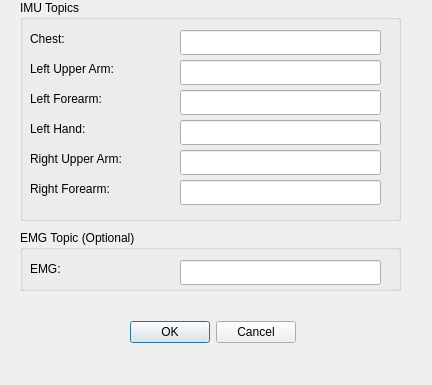
<?xml version="1.0" encoding="UTF-8"?>
<ui version="4.0">
 <class>Dialog</class>
 <widget class="QDialog" name="Dialog">
  <property name="geometry">
   <rect>
    <x>0</x>
    <y>0</y>
    <width>432</width>
    <height>385</height>
   </rect>
  </property>
  <property name="windowTitle">
   <string>Dialog</string>
  </property>
  <widget class="QGroupBox" name="groupBox_imu">
   <property name="geometry">
    <rect>
     <x>20</x>
     <y>0</y>
     <width>381</width>
     <height>221</height>
    </rect>
   </property>
   <property name="title">
    <string>IMU Topics</string>
   </property>
   <widget class="QLabel" name="label_2">
    <property name="geometry">
     <rect>
      <x>10</x>
      <y>30</y>
      <width>111</width>
      <height>17</height>
     </rect>
    </property>
    <property name="text">
     <string>Chest:</string>
    </property>
   </widget>
   <widget class="QLabel" name="label_3">
    <property name="geometry">
     <rect>
      <x>10</x>
      <y>60</y>
      <width>121</width>
      <height>17</height>
     </rect>
    </property>
    <property name="text">
     <string>Left Upper Arm:</string>
    </property>
   </widget>
   <widget class="QLineEdit" name="lineEdit_chest">
    <property name="geometry">
     <rect>
      <x>160</x>
      <y>30</y>
      <width>201</width>
      <height>25</height>
     </rect>
    </property>
   </widget>
   <widget class="QLineEdit" name="lineEdit_l_upper_arm">
    <property name="geometry">
     <rect>
      <x>160</x>
      <y>60</y>
      <width>201</width>
      <height>25</height>
     </rect>
    </property>
   </widget>
   <widget class="QLineEdit" name="lineEdit_l_forearm">
    <property name="geometry">
     <rect>
      <x>160</x>
      <y>90</y>
      <width>201</width>
      <height>25</height>
     </rect>
    </property>
   </widget>
   <widget class="QLineEdit" name="lineEdit_l_hand">
    <property name="geometry">
     <rect>
      <x>160</x>
      <y>120</y>
      <width>201</width>
      <height>25</height>
     </rect>
    </property>
    <property name="text">
     <string/>
    </property>
   </widget>
   <widget class="QLabel" name="label_4">
    <property name="geometry">
     <rect>
      <x>10</x>
      <y>90</y>
      <width>121</width>
      <height>17</height>
     </rect>
    </property>
    <property name="text">
     <string>Left Forearm:</string>
    </property>
   </widget>
   <widget class="QLabel" name="label_5">
    <property name="geometry">
     <rect>
      <x>10</x>
      <y>120</y>
      <width>121</width>
      <height>17</height>
     </rect>
    </property>
    <property name="text">
     <string>Left Hand:</string>
    </property>
   </widget>
   <widget class="QLineEdit" name="lineEdit_r_forearm">
    <property name="geometry">
     <rect>
      <x>160</x>
      <y>180</y>
      <width>201</width>
      <height>25</height>
     </rect>
    </property>
   </widget>
   <widget class="QLabel" name="label_6">
    <property name="geometry">
     <rect>
      <x>10</x>
      <y>150</y>
      <width>121</width>
      <height>17</height>
     </rect>
    </property>
    <property name="text">
     <string>Right Upper Arm:</string>
    </property>
   </widget>
   <widget class="QLabel" name="label_7">
    <property name="geometry">
     <rect>
      <x>10</x>
      <y>180</y>
      <width>121</width>
      <height>17</height>
     </rect>
    </property>
    <property name="text">
     <string>Right Forearm:</string>
    </property>
   </widget>
   <widget class="QLineEdit" name="lineEdit_r_upper_arm">
    <property name="geometry">
     <rect>
      <x>160</x>
      <y>150</y>
      <width>201</width>
      <height>25</height>
     </rect>
    </property>
   </widget>
  </widget>
  <widget class="QGroupBox" name="groupBox_emg">
   <property name="geometry">
    <rect>
     <x>20</x>
     <y>230</y>
     <width>381</width>
     <height>61</height>
    </rect>
   </property>
   <property name="title">
    <string>EMG Topic (Optional)</string>
   </property>
   <widget class="QLineEdit" name="lineEdit_emg">
    <property name="geometry">
     <rect>
      <x>160</x>
      <y>30</y>
      <width>201</width>
      <height>25</height>
     </rect>
    </property>
   </widget>
   <widget class="QLabel" name="label_8">
    <property name="geometry">
     <rect>
      <x>10</x>
      <y>30</y>
      <width>111</width>
      <height>17</height>
     </rect>
    </property>
    <property name="text">
     <string>EMG:</string>
    </property>
   </widget>
  </widget>
  <widget class="QDialogButtonBox" name="buttonBox">
   <property name="geometry">
    <rect>
     <x>130</x>
     <y>320</y>
     <width>166</width>
     <height>25</height>
    </rect>
   </property>
   <property name="standardButtons">
    <set>QDialogButtonBox::Cancel|QDialogButtonBox::Ok</set>
   </property>
  </widget>
 </widget>
 <resources/>
 <connections/>
</ui>
